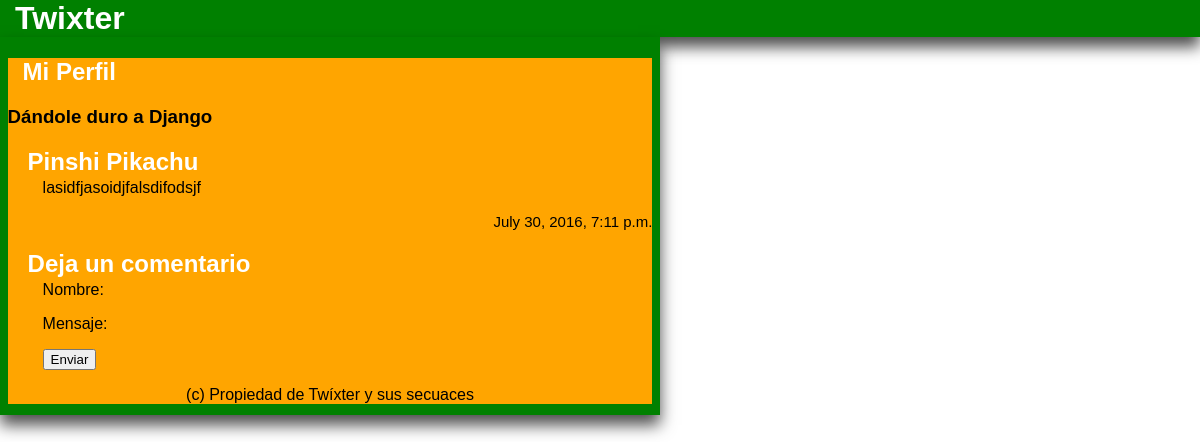
The page /blog/pinshi-pikachu/ on the database its author committed.
### posts/models.py (models this page shows, shortened)
class Post(models.Model):
	titulo = models.CharField(max_length= 140)
	fecha = models.DateTimeField(auto_now=True)
	cuerpo = models.TextField()
	publicado = models.BooleanField(default=False)
	slug = models.SlugField(max_length=200,blank= True,null=True)

### posts/views.py (the view)
# urls.py: url(r'^blog/(?P<slug>[-\w]+)/$', views.DetailView.as_view(), name="detalle"),
class DetailView(View):
	def get(self, request,slug):
		template_name = "detalle.html"
		post = Post.objects.get(slug=slug)
		context = {'post':post}
		return render(request, template_name, context)

### posts/templates/detalle.html (shortened to what this page needs)
{%extends 'base.html'%}
{%block content%}
<h1>{{post.titulo}}</h1>
<p>{{post.cuerpo}}</p>
<p id="fecha">{{post.fecha}}</span>
<h1>Deja un comentario</h1>
<form action="" method="POST">
			<p>Nombre: </p>
			<p>Mensaje: </p>
			<p><input type="submit" value="Enviar"></p>
		</form>
{%endblock content%}

### templates/base.html (style rules this page uses)
body { margin:0; padding:0; font-family: sans-serif; }
h1 { color:white; margin-left: 20px; margin-bottom: 0px; }
p { margin-top: 3px; margin-left: 35px; }
#fecha { font-family: sans-serif; text-align: right; font-size: 15px; }

### rows shown on the page
Post: titulo "Pinshi Pikachu", cuerpo "lasidfjasoidjfalsdifodsjf", fecha "July 30, 2016, 7:11 p.m."
